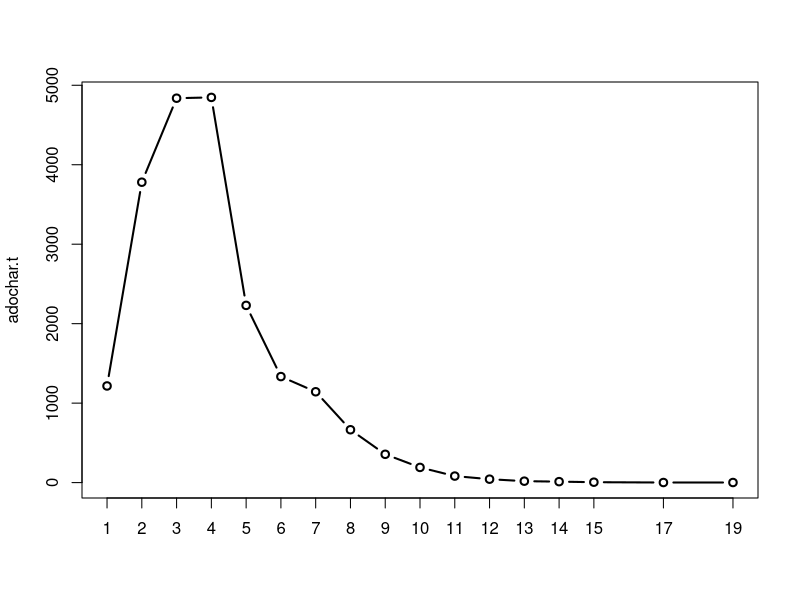

Recreate this plot in R.
#FInd Waldo by subsetting charnames, for example:
charnames <- list("Benedick", "Leonato", "Claudio", "Waldo")
charnames [[4]]

#Combining vectors
wom <- c("Beatrice", "Hero")
men <- c("John", "Waldo", "Pedro")
charnames2 <- list(wom,men)

charnames2[2][[1]][2]
charnames2[[2]][2]

#Lists of lists
morewom <- c("Innogen", "Ursula", wom)
moremen <- list("Antonio", men)
charnames3 <- list(morewom, moremen)

charnames3[[2]][[2]][2]


#Class starts in ernest
#Time to read in the play
adowords <- scan("MuchAdo-justwordsnopunct.txt", what="char")

adowords[1:10]
adowords[2878:2991]

#nchar(adowords[1:10]) returns the number of letters in each word
nchar(adowords[1:10])

#The Jockers way to scan
ado2 <- scan("MuchAdo-justwordsnopunct.txt", what = "char", sep = " ")
ado2 <- unlist(strsplit(ado2, " "))

#Does a word appear and where?
which(adowords=="parrot-teacher")


table(adowords)[1:15]
adowords <- tolower(adowords)
table(adowords)[1:15]
ado.t <- table(adowords)

ado.t <- sort(ado.t, decreasing = T)
ado.t[1:20]

#Basic Stylometry of Much ado about nothing
adochar.t <- table(nchar(adowords))
plot(adochar.t, type = "b")



#New text MillSample

mill <- scan("MillSample.txt", what = "char")

#Time to remove punctuation
mill <- paste(mill, collapse=" ")
millsplit <- strsplit(mill, "\\W") #\\W means anything that is not a letter character
millsplit <- unlist(millsplit)
which(millsplit=="") #These are blanks
blanks <- which(millsplit == "")
mill <- millsplit[-blanks]
